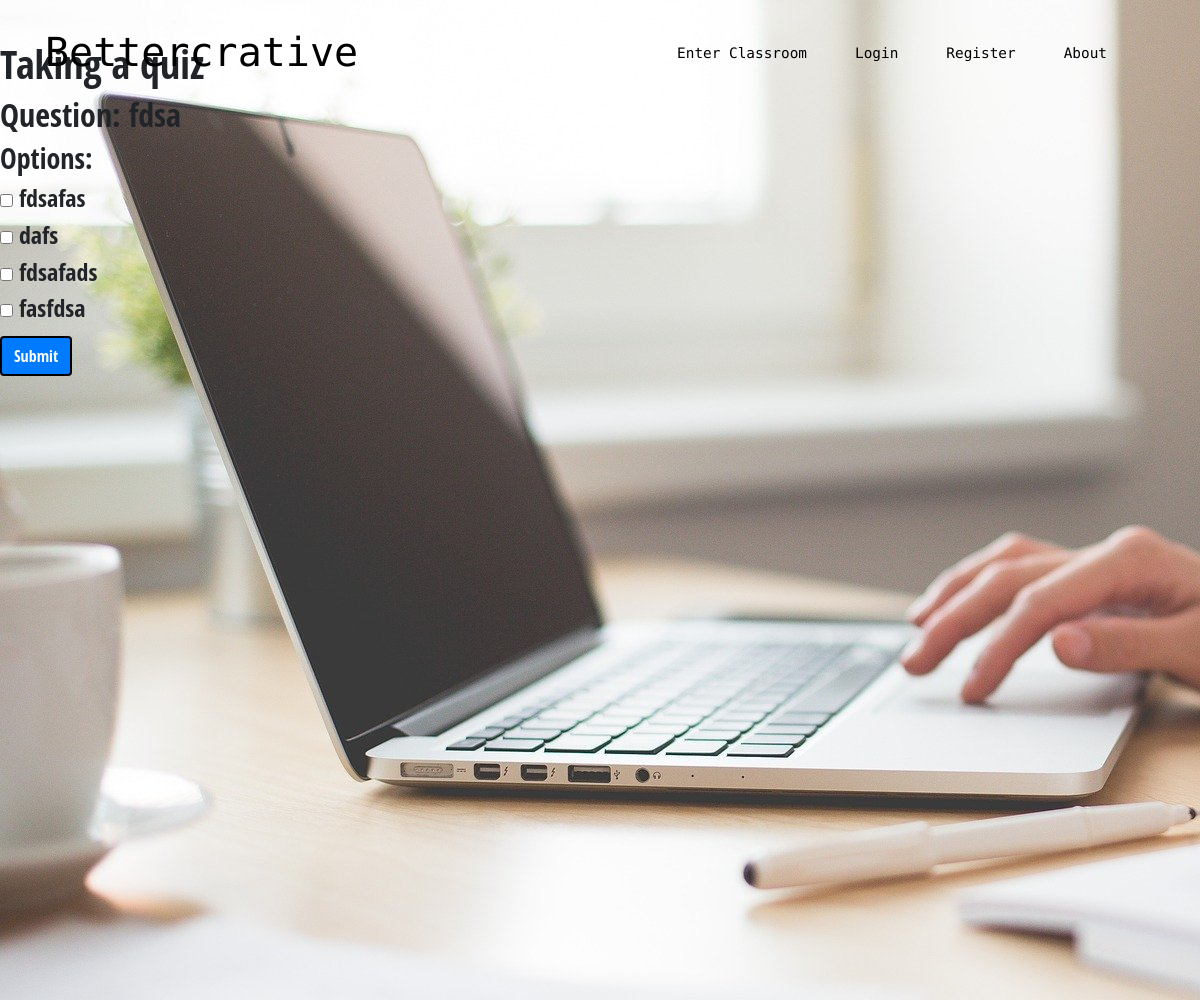
Screenshot of /classroom/4 with the database file from the repository.
### bettercrative/models.py (models this page shows, shortened)
class Quiz(db.Model):
    id = db.Column(db.Integer, primary_key=True)
    name = db.Column(db.String(50), unique=True, nullable=False)
    question_content = db.Column(db.String, nullable=False)
    question_answers = db.relationship('Answer', backref='quiz', lazy=True, collection_class=list,
                                       cascade="all, delete, delete-orphan")
    date_created = db.Column(db.Date, nullable=False, default=datetime.today())
    user_id = db.Column(db.Integer, db.ForeignKey('user.id'), nullable=False)
    classroom_host_id = db.Column(db.Integer, db.ForeignKey('classroom.id'), nullable=True)
    active_question = db.Column(db.String, nullable=True)
    questions = db.relationship('Question', backref='quiz', lazy=True, collection_class=list, cascade="all, delete, delete-orphan")

class Answer(db.Model):
    id = db.Column(db.Integer, primary_key=True)
    content = db.Column(db.Text, nullable=False)
    quiz_id = db.Column(db.Integer, db.ForeignKey('quiz.id'), nullable=False)
    correct = db.Column(db.Boolean, nullable=False, default=False)

### bettercrative/classrooms/routes.py (the view)
@classrooms.route("/classroom/<int:classroom_id>", methods=['GET', 'POST'])
def classroom(classroom_id):
    classroom = Classroom.query.get_or_404(classroom_id)
    quizzes = classroom.added_quizzes
    if current_user.is_authenticated:
        return render_template('classroom.html', title=classroom.name, classroom=classroom) #, active_quiz=active_quiz <- THIS WAS REMOVED FROM END OF THIS LINE
    else:
        quiz = Quiz.query.filter_by(classroom_host_id=classroom_id).first()
        return render_template('take_quiz.html', title='TakeQuiz', classroom=classroom, quiz=quiz)
        print(classroom_id)
        return render_template('take_quiz.html', classroom_id=classroom_id)

### bettercrative/templates/take_quiz.html
{% extends "layout.html" %}
{% block content %}
<h1>Taking a quiz </h1>
<form action="" method='POST'>
<h2 > Question: {{ quiz.question_content }} </h2>
<h3> Options: </h3>
    {% for answer in quiz.question_answers %}
    <h4><input type="checkbox" name='studentResponse' value ='{{answer.content}}' />
        {{ answer.content }}</h4>
    {% endfor %}
    <button type="submit" class="btn btn-primary">Submit</button>
</form>
{% endblock  %}

### bettercrative/static/main.css (style rules this page uses)
body { background-attachment: fixed; font-family: 'Open Sans Condensed'; font-size: 180%; background-image: url("images/laptopmono.jpg"); }
* { box-sizing: border-box; }
body:after { content: ' '; display: block; position: absolute; left: 0; top: 0; z-index: -1; width: 100%; height: 100%; }
.btn { border: 2px solid black; }

### rows the page displays
Quiz: question_content "fdsa"
Answer: content "fdsafas"
Answer: content "dafs"
Answer: content "fdsafads"
Answer: content "fasfdsa"
